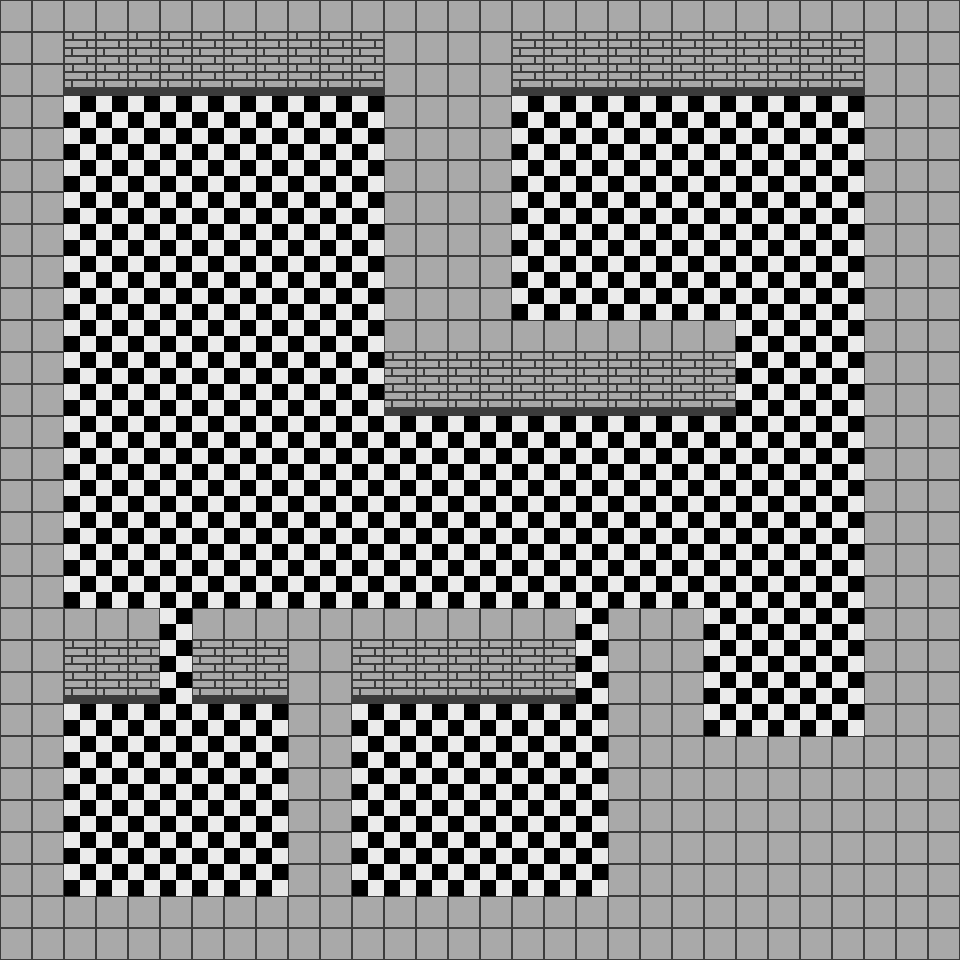

A level layout from a 2D game, rendered from its tile map. Below: a short description, then the map file with its tile-grid data intact:
An orthogonal 30x30 tile map with 32x32 px tiles, 1 tile layer (Tile Layer 1).

<map version="1.0" orientation="orthogonal" renderorder="right-down" width="30" height="30" tilewidth="32" tileheight="32" nextobjectid="1">
 <tileset firstgid="1" name="Tilesheet" tilewidth="32" tileheight="32" tilecount="5" columns="0">
  <tile id="0">
   <image width="32" height="32" source="fill.png" />
  </tile>
  <tile id="1">
   <image width="32" height="32" source="Floor.png" />
  </tile>
  <tile id="2">
   <image width="32" height="32" source="wall Bottom.png" />
  </tile>
  <tile id="3">
   <image width="32" height="32" source="wall Ceiling.png" />
  </tile>
  <tile id="4">
   <image width="32" height="32" source="wall Top.png" />
  </tile>
 </tileset>
 <layer name="Tile Layer 1" width="30" height="30">
  <data encoding="csv">
4,4,4,4,4,4,4,4,4,4,4,4,4,4,4,4,4,4,4,4,4,4,4,4,4,4,4,4,4,4,
4,4,5,5,5,5,5,5,5,5,5,5,4,4,4,4,5,5,5,5,5,5,5,5,5,5,5,4,4,4,
4,4,3,3,3,3,3,3,3,3,3,3,4,4,4,4,3,3,3,3,3,3,3,3,3,3,3,4,4,4,
4,4,2,2,2,2,2,2,2,2,2,2,4,4,4,4,2,2,2,2,2,2,2,2,2,2,2,4,4,4,
4,4,2,2,2,2,2,2,2,2,2,2,4,4,4,4,2,2,2,2,2,2,2,2,2,2,2,4,4,4,
4,4,2,2,2,2,2,2,2,2,2,2,4,4,4,4,2,2,2,2,2,2,2,2,2,2,2,4,4,4,
4,4,2,2,2,2,2,2,2,2,2,2,4,4,4,4,2,2,2,2,2,2,2,2,2,2,2,4,4,4,
4,4,2,2,2,2,2,2,2,2,2,2,4,4,4,4,2,2,2,2,2,2,2,2,2,2,2,4,4,4,
4,4,2,2,2,2,2,2,2,2,2,2,4,4,4,4,2,2,2,2,2,2,2,2,2,2,2,4,4,4,
4,4,2,2,2,2,2,2,2,2,2,2,4,4,4,4,2,2,2,2,2,2,2,2,2,2,2,4,4,4,
4,4,2,2,2,2,2,2,2,2,2,2,4,4,4,4,4,4,4,4,4,4,4,2,2,2,2,4,4,4,
4,4,2,2,2,2,2,2,2,2,2,2,5,5,5,5,5,5,5,5,5,5,5,2,2,2,2,4,4,4,
4,4,2,2,2,2,2,2,2,2,2,2,3,3,3,3,3,3,3,3,3,3,3,2,2,2,2,4,4,4,
4,4,2,2,2,2,2,2,2,2,2,2,2,2,2,2,2,2,2,2,2,2,2,2,2,2,2,4,4,4,
4,4,2,2,2,2,2,2,2,2,2,2,2,2,2,2,2,2,2,2,2,2,2,2,2,2,2,4,4,4,
4,4,2,2,2,2,2,2,2,2,2,2,2,2,2,2,2,2,2,2,2,2,2,2,2,2,2,4,4,4,
4,4,2,2,2,2,2,2,2,2,2,2,2,2,2,2,2,2,2,2,2,2,2,2,2,2,2,4,4,4,
4,4,2,2,2,2,2,2,2,2,2,2,2,2,2,2,2,2,2,2,2,2,2,2,2,2,2,4,4,4,
4,4,2,2,2,2,2,2,2,2,2,2,2,2,2,2,2,2,2,2,2,2,2,2,2,2,2,4,4,4,
4,4,4,4,4,2,4,4,4,4,4,4,4,4,4,4,4,4,2,4,4,4,2,2,2,2,2,4,4,4,
4,4,5,5,5,2,5,5,5,4,4,5,5,5,5,5,5,5,2,4,4,4,2,2,2,2,2,4,4,4,
4,4,3,3,3,2,3,3,3,4,4,3,3,3,3,3,3,3,2,4,4,4,2,2,2,2,2,4,4,4,
4,4,2,2,2,2,2,2,2,4,4,2,2,2,2,2,2,2,2,4,4,4,2,2,2,2,2,4,4,4,
4,4,2,2,2,2,2,2,2,4,4,2,2,2,2,2,2,2,2,4,4,4,4,4,4,4,4,4,4,4,
4,4,2,2,2,2,2,2,2,4,4,2,2,2,2,2,2,2,2,4,4,4,4,4,4,4,4,4,4,4,
4,4,2,2,2,2,2,2,2,4,4,2,2,2,2,2,2,2,2,4,4,4,4,4,4,4,4,4,4,4,
4,4,2,2,2,2,2,2,2,4,4,2,2,2,2,2,2,2,2,4,4,4,4,4,4,4,4,4,4,4,
4,4,2,2,2,2,2,2,2,4,4,2,2,2,2,2,2,2,2,4,4,4,4,4,4,4,4,4,4,4,
4,4,4,4,4,4,4,4,4,4,4,4,4,4,4,4,4,4,4,4,4,4,4,4,4,4,4,4,4,4,
4,4,4,4,4,4,4,4,4,4,4,4,4,4,4,4,4,4,4,4,4,4,4,4,4,4,4,4,4,4
</data>
 </layer>
</map>